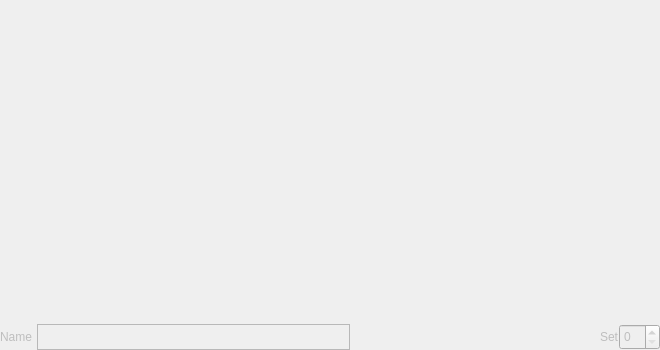
<?xml version="1.0" encoding="UTF-8"?>
<ui version="4.0">
 <class>qsliveframe</class>
 <widget class="QFrame" name="qsliveframe">
  <property name="geometry">
   <rect>
    <x>0</x>
    <y>0</y>
    <width>660</width>
    <height>350</height>
   </rect>
  </property>
  <property name="sizePolicy">
   <sizepolicy hsizetype="MinimumExpanding" vsizetype="MinimumExpanding">
    <horstretch>0</horstretch>
    <verstretch>0</verstretch>
   </sizepolicy>
  </property>
  <property name="minimumSize">
   <size>
    <width>330</width>
    <height>100</height>
   </size>
  </property>
  <property name="windowTitle">
   <string>Frame</string>
  </property>
  <property name="frameShape">
   <enum>QFrame::NoFrame</enum>
  </property>
  <property name="frameShadow">
   <enum>QFrame::Plain</enum>
  </property>
  <layout class="QVBoxLayout" name="verticalLayout">
   <property name="spacing">
    <number>0</number>
   </property>
   <property name="leftMargin">
    <number>0</number>
   </property>
   <property name="topMargin">
    <number>0</number>
   </property>
   <property name="rightMargin">
    <number>0</number>
   </property>
   <property name="bottomMargin">
    <number>0</number>
   </property>
   <item>
    <widget class="QFrame" name="frame">
     <property name="sizePolicy">
      <sizepolicy hsizetype="Expanding" vsizetype="Expanding">
       <horstretch>0</horstretch>
       <verstretch>0</verstretch>
      </sizepolicy>
     </property>
     <property name="frameShape">
      <enum>QFrame::NoFrame</enum>
     </property>
     <property name="frameShadow">
      <enum>QFrame::Plain</enum>
     </property>
     <property name="lineWidth">
      <number>0</number>
     </property>
    </widget>
   </item>
   <item>
    <layout class="QHBoxLayout" name="horizontalLayout_6">
     <item>
      <widget class="QLabel" name="setNameLabel">
       <property name="enabled">
        <bool>false</bool>
       </property>
       <property name="maximumSize">
        <size>
         <width>16777215</width>
         <height>29</height>
        </size>
       </property>
       <property name="text">
        <string>Name</string>
       </property>
      </widget>
     </item>
     <item>
      <spacer name="horizontalSpacer_2">
       <property name="orientation">
        <enum>Qt::Horizontal</enum>
       </property>
       <property name="sizeType">
        <enum>QSizePolicy::Preferred</enum>
       </property>
       <property name="sizeHint" stdset="0">
        <size>
         <width>5</width>
         <height>20</height>
        </size>
       </property>
      </spacer>
     </item>
     <item>
      <widget class="QPlainTextEdit" name="txtBankName">
       <property name="enabled">
        <bool>false</bool>
       </property>
       <property name="sizePolicy">
        <sizepolicy hsizetype="MinimumExpanding" vsizetype="Preferred">
         <horstretch>0</horstretch>
         <verstretch>0</verstretch>
        </sizepolicy>
       </property>
       <property name="minimumSize">
        <size>
         <width>50</width>
         <height>26</height>
        </size>
       </property>
       <property name="maximumSize">
        <size>
         <width>16777215</width>
         <height>26</height>
        </size>
       </property>
       <property name="font">
        <font>
         <pointsize>9</pointsize>
        </font>
       </property>
       <property name="focusPolicy">
        <enum>Qt::ClickFocus</enum>
       </property>
       <property name="toolTip">
        <string>Enter the (memorable) name of the screen-set/bank here.  Be careful of inadvertent hot-keys toggling the patterns.</string>
       </property>
       <property name="verticalScrollBarPolicy">
        <enum>Qt::ScrollBarAlwaysOff</enum>
       </property>
       <property name="horizontalScrollBarPolicy">
        <enum>Qt::ScrollBarAlwaysOff</enum>
       </property>
       <property name="lineWrapMode">
        <enum>QPlainTextEdit::NoWrap</enum>
       </property>
      </widget>
     </item>
     <item>
      <widget class="QLabel" name="labelPlaylistSong">
       <property name="minimumSize">
        <size>
         <width>240</width>
         <height>0</height>
        </size>
       </property>
       <property name="text">
        <string/>
       </property>
      </widget>
     </item>
     <item>
      <spacer name="horizontalSpacer">
       <property name="orientation">
        <enum>Qt::Horizontal</enum>
       </property>
       <property name="sizeType">
        <enum>QSizePolicy::Fixed</enum>
       </property>
       <property name="sizeHint" stdset="0">
        <size>
         <width>7</width>
         <height>20</height>
        </size>
       </property>
      </spacer>
     </item>
     <item>
      <widget class="Line" name="line">
       <property name="sizePolicy">
        <sizepolicy hsizetype="Fixed" vsizetype="Fixed">
         <horstretch>0</horstretch>
         <verstretch>0</verstretch>
        </sizepolicy>
       </property>
       <property name="baseSize">
        <size>
         <width>0</width>
         <height>20</height>
        </size>
       </property>
       <property name="orientation">
        <enum>Qt::Vertical</enum>
       </property>
      </widget>
     </item>
     <item>
      <widget class="QLabel" name="setNumberLabel">
       <property name="enabled">
        <bool>false</bool>
       </property>
       <property name="maximumSize">
        <size>
         <width>16777215</width>
         <height>29</height>
        </size>
       </property>
       <property name="text">
        <string>Set</string>
       </property>
      </widget>
     </item>
     <item>
      <widget class="QSpinBox" name="spinBank">
       <property name="enabled">
        <bool>false</bool>
       </property>
       <property name="maximumSize">
        <size>
         <width>16777215</width>
         <height>29</height>
        </size>
       </property>
       <property name="font">
        <font>
         <pointsize>9</pointsize>
        </font>
       </property>
       <property name="focusPolicy">
        <enum>Qt::ClickFocus</enum>
       </property>
       <property name="toolTip">
        <string>Sets the active screen-set/bank.  Normally ranges from 0 to 31.</string>
       </property>
       <property name="layoutDirection">
        <enum>Qt::LeftToRight</enum>
       </property>
       <property name="maximum">
        <number>31</number>
       </property>
      </widget>
     </item>
    </layout>
   </item>
  </layout>
 </widget>
 <resources/>
 <connections/>
</ui>
